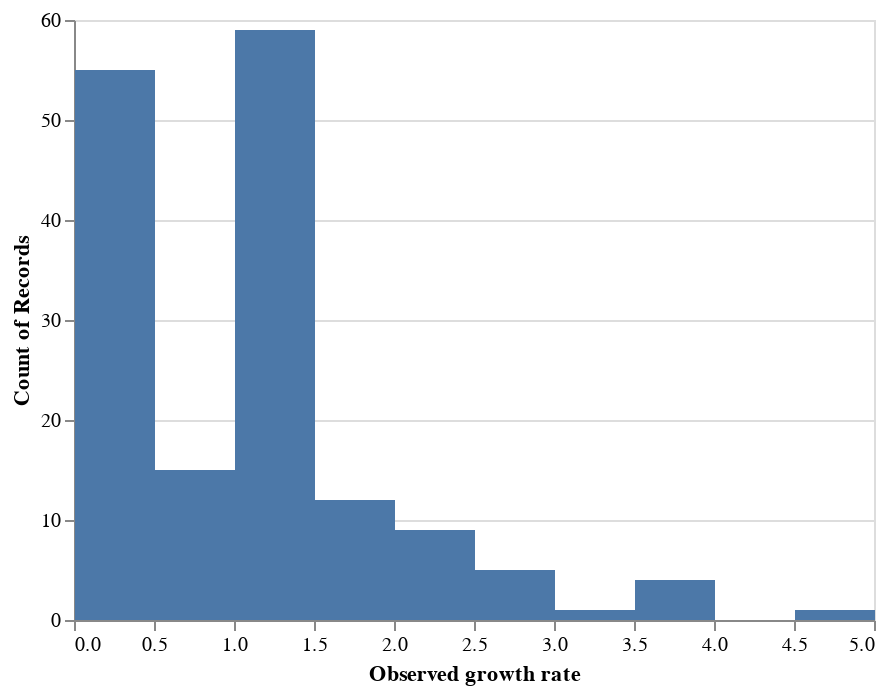

Notebook code for this chart:
### Code cell
alt.Chart(complete_clade_frequencies).mark_rect().encode(
    x=alt.X("observed_growth_rate:Q", bin=True, title="Observed growth rate"),
    y="count()"
)

### Figure 1 — Vega-Lite specification as saved in the notebook (floating-point values rounded to 4 significant figures; data arrays with more than 128 entries replaced by an {"elided": "..."} marker saying what was removed)
{"$schema": "https://vega.github.io/schema/vega-lite/v3.3.0.json", "config": {"mark": {"tooltip": null}, "view": {"height": 300, "width": 400}}, "data": {"name": "data-aa79b85c995b8796caf7b4adfb6cc966"}, "datasets": {"data-aa79b85c995b8796caf7b4adfb6cc966": {"elided": "161 records"}}, "encoding": {"x": {"bin": true, "field": "observed_growth_rate", "title": "Observed growth rate", "type": "quantitative"}, "y": {"aggregate": "count", "type": "quantitative"}}, "mark": "rect"}
